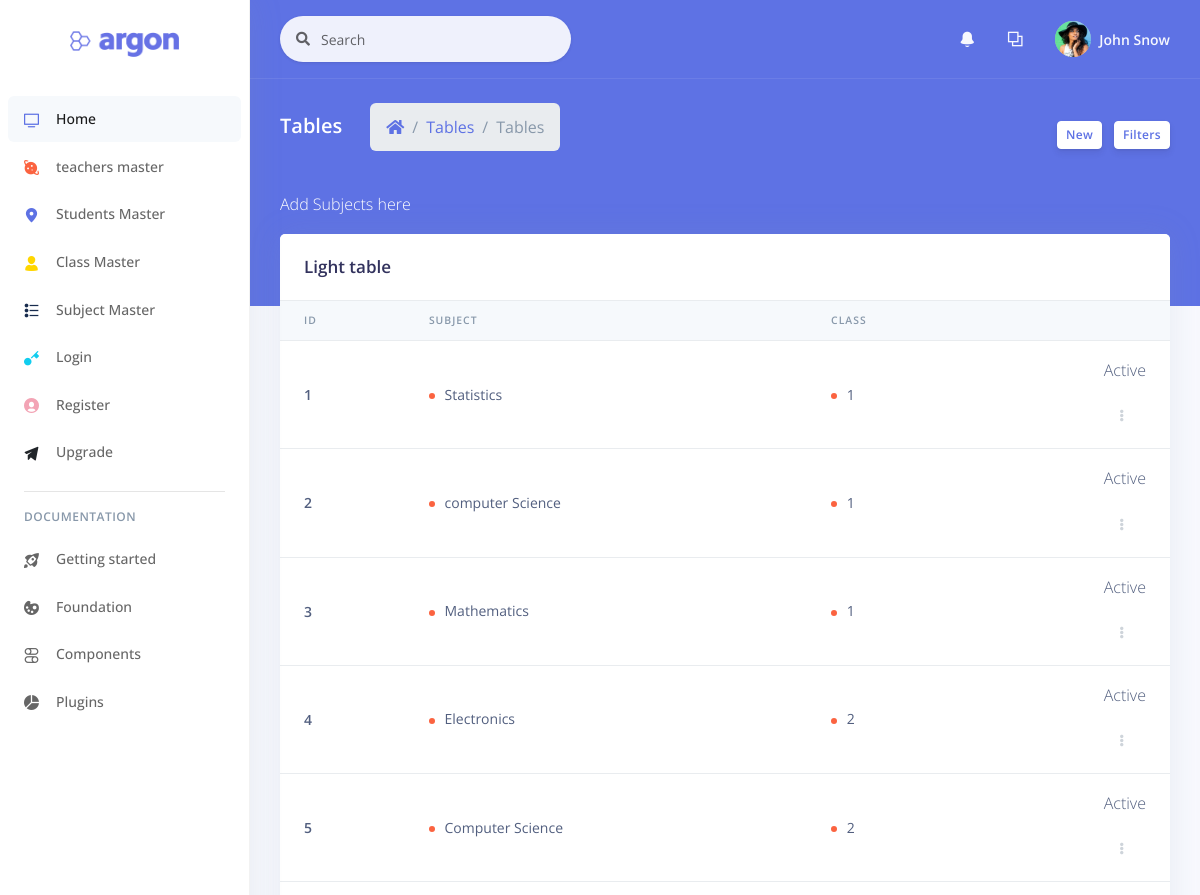
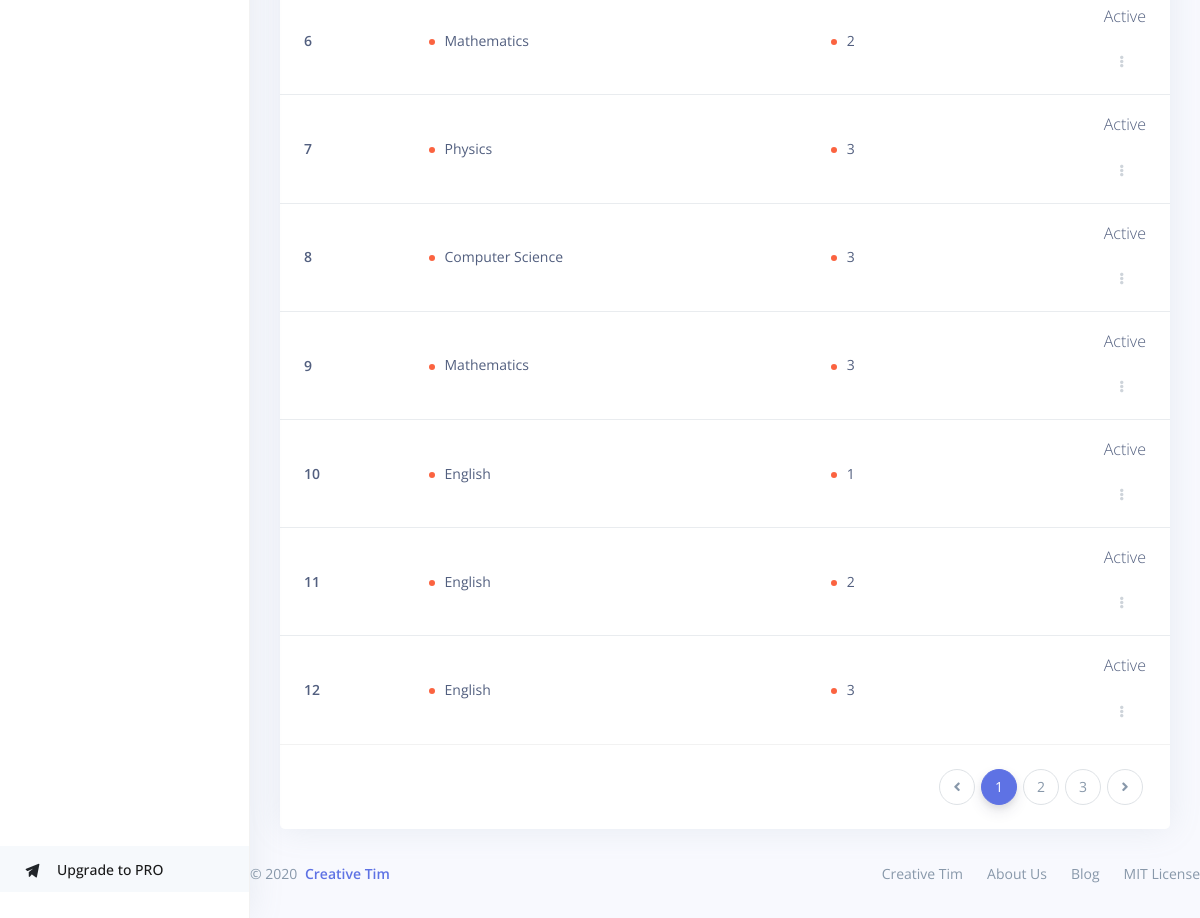
The page /admin/subject_master.php (signed in) on the database its author committed (2 pictures, top to bottom).
### tables this page shows
CREATE TABLE `subjects` (
  `id` int(11) NOT NULL,
  `sub` varchar(100) NOT NULL,
  `class` bigint(20) NOT NULL,
  `status` tinyint(4) NOT NULL
);

### admin/subject_master.php (the view, shortened to what this page needs)
<?php
require('top.inc.php');
?>
<div class="header bg-primary pb-6">
      <div class="container-fluid">
        <div class="header-body">
          <div class="row align-items-center py-4">
            <div class="col-lg-6 col-7">
              <h6 class="h2 text-white d-inline-block mb-0">Tables</h6>
              <nav aria-label="breadcrumb" class="d-none d-md-inline-block ml-md-4">
                <ol class="breadcrumb breadcrumb-links breadcrumb-dark">
                  <li class="breadcrumb-item"><a href="#"><i class="fas fa-home"></i></a></li>
                  <li class="breadcrumb-item"><a href="#">Tables</a></li>
                  <li class="breadcrumb-item active" aria-current="page">Tables</li>
                </ol>
              </nav>
            </div>
            <div class="col-lg-6 col-5 text-right">
              <a href="#" class="btn btn-sm btn-neutral">New</a>
              <a href="#" class="btn btn-sm btn-neutral">Filters</a>
            </div>
          </div>
          <p><a style="color:#ffffff;" href="manage_subjects.php">Add Subjects here </a></p>
        </div>
      </div>
    </div>
    <div class="container-fluid mt--6">
<div class="row">
        <div class="col">
          <div class="card">
            <div class="card-header border-0">
              <h3 class="mb-0">Light table</h3>
            </div>
            <div class="table-responsive">
              <table class="table align-items-center table-flush">
                <thead class="thead-light">
                  <tr>
                    <th scope="col" class="sort" data-sort="name">id</th>
                    <th scope="col">Subject</th>
                    <th scope="col">class</th>
                    <th scope="col"></th>
                  </tr>
                </thead>
                <tbody class="list">
                <?php
$res=mysqli_query($con,"SELECT * FROM `subjects`");
while($row=mysqli_fetch_assoc($res)){
                ?>
                  <tr>
                    <th scope="row">
                      <div class="media align-items-center">
                        <div class="media-body">
                          <span class="name mb-0 text-sm"><?php echo $row['id'] ?></span>
                        </div>
                      </div>
                    </th>
                    <td>
                      <span class="badge badge-dot mr-4">
                        <i class="bg-warning"></i>
                        <span class="status"><?php echo $row['sub'] ?></span>
                      </span>
                    </td>
                    <td>
                      <span class="badge badge-dot mr-4">
                        <i class="bg-warning"></i>
                        <span class="status"><?php echo $row['class'] ?></span>
                      </span>
                    </td>
                    <td class="text-right">
                    <p><?php
                    if($row['status']==1){
                    echo "Active";
                    }else{
                      echo "disabled";
                    }
                    ?></p>
                      <div class="dropdown">
                        <a class="btn btn-sm btn-icon-only text-light" href="#" role="button" data-toggle="dropdown" aria-haspopup="true" aria-expanded="false">
                          <i class="fas fa-ellipsis-v"></i>
                        </a>
                      </div>
                    </td>
                  </tr>
                  <?php }
                  ?>
                </tbody>
              </table>
            </div>
            <div class="card-footer py-4">
              <nav aria-label="...">
                <ul class="pagination justify-content-end mb-0">
                  <li class="page-item disabled">
                    <a class="page-link" href="#" tabindex="-1">
                      <i class="fas fa-angle-left"></i>
                    </a>
                  </li>
                  <li class="page-item active">
                    <a class="page-link" href="#">1</a>
                  </li>
                  <li class="page-item">
                    <a class="page-link" href="#">2 <span class="sr-only">(current)</span></a>
                  </li>
                  <li class="page-item"><a class="page-link" href="#">3</a></li>
                  <li class="page-item">
                    <a class="page-link" href="#">
                      <i class="fas fa-angle-right"></i>
                    </a>
                  </li>
                </ul>
              </nav>
            </div>
          </div>
        </div>
      </div>
</div>
<?php
require('footer.inc.php');
?>

### rows shown on the page
subjects: id "1", sub "Statistics", class "1", status "Active"
subjects: id "2", sub "computer Science", class "1", status "Active"
subjects: id "3", sub "Mathematics", class "1", status "Active"
subjects: id "4", sub "Electronics", class "2", status "Active"
subjects: id "5", sub "Computer Science", class "2", status "Active"
subjects: id "6", sub "Mathematics", class "2", status "Active"
subjects: id "7", sub "Physics", class "3", status "Active"
subjects: id "8", sub "Computer Science", class "3", status "Active"
subjects: id "9", sub "Mathematics", class "3", status "Active"
subjects: id "10", sub "English", class "1", status "Active"
subjects: id "11", sub "English", class "2", status "Active"
subjects: id "12", sub "English", class "3", status "Active"
